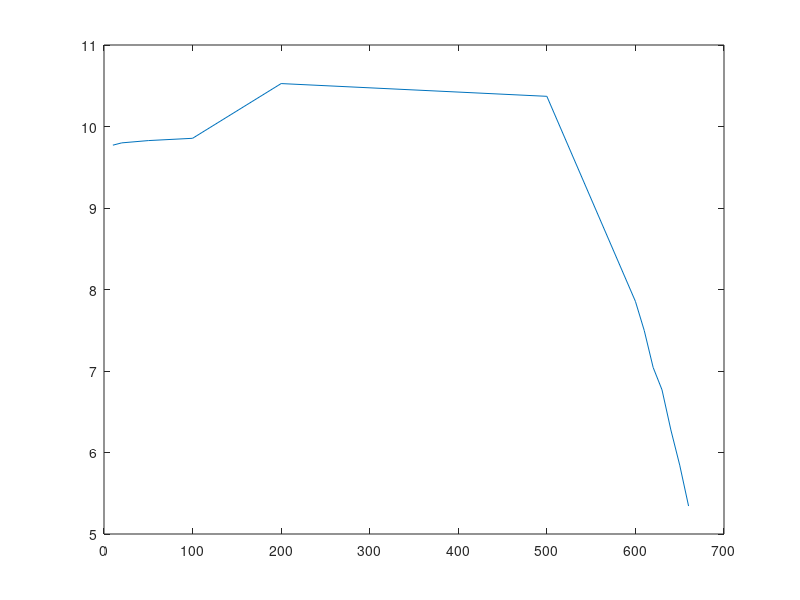

This chart was generated by the following MATLAB code: (Note: this script raises an error after producing the figure.)
data = 	[10, 308, 0.6
	20, 309, 0.6
	50, 310, 0.6

	100, 311, 0.65

	200, 336, 0.81	

	500, 330, 0.93

	600, 247, 1.11
	610, 237, 1.12
	620, 225, 1.14
	630, 218, 1.15
	640, 206, 1.16
	650, 196, 1.18
	660, 185, 1.19];

dim = size(data);
freq = zeros(dim(1),1);
mod = zeros(dim(1),1);
phase = zeros(dim(1),1);
for i=1:1:dim
    freq(i)=data(i, 1);
    mod(i)=20*log10(data(i, 2)/100);
    phase(i)=-(data(i, 3).*10^-3).*freq(i).*360;
end

disp(mod);
disp(phase);

figure(3);
ln1 = plot(freq,mod);
ln1.LineWidth = 1.5;
ln1.Marker = 'o';
title('Magnitude bode plot')
xlabel('Frequency') 
ylabel('Magniture [dB]') 
y = mod(2)-3;
line([0,700],[y,y],'color', 'red')
line([freq(10),freq(10)],[5,y],'color', 'red')

figure(4)
ln2 = plot(freq,phase);
ln2.LineWidth = 1.5;
ln2.Marker = 'o';
title('Phase bode plot')
xlabel('Frequency') 
ylabel('Phase [degrees]')
line([freq(10),freq(10)],[-300,phase(10)],'color', 'red')
line([0,freq(10)],[phase(10),phase(10)],'color', 'red')

